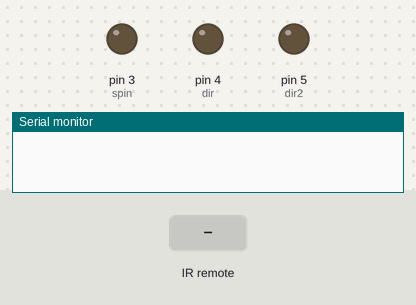
This sketch was run on a simulated Arduino Uno, built with avr-gcc and run on an emulated ATmega328P. On the bench: output pins drawn as LEDs (lit = HIGH), the last lines printed to the serial monitor. The test bench sets the inputs (shaded band).

Above: at 1.2 s.
1.3 s: infrared code 0xFFA25D received
At 3.5 s:
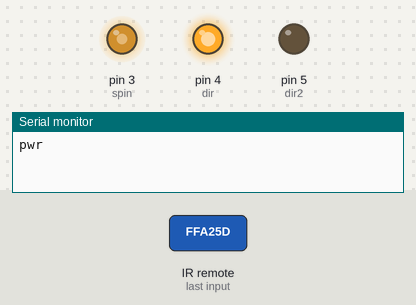
3.8 s: infrared code 0xFFE01F received
At 5.5 s:
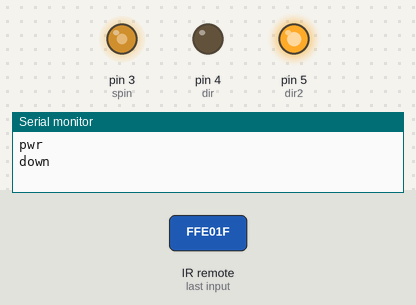
6.3 s: infrared code 0xFFE21D received
At 8.6 s:
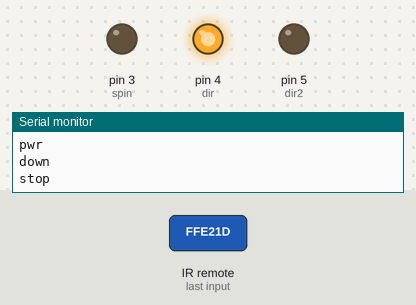
Timing chart, 0 to 10.1 s (numbered marks = the images above; inputs shaded):
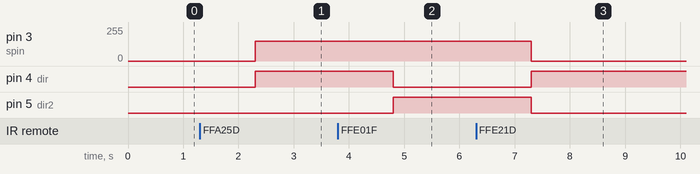

Measured:
- after the input at 1.3 s, pin 3 (spin): 0/255 → 150/255 after 1.0 s; pin 4 (dir): LOW → HIGH after 1.0 s
- after the input at 3.8 s, pin 4 (dir): HIGH → LOW after 1.0 s; pin 5 (dir2): LOW → HIGH after 1.0 s
- after the input at 6.3 s, pin 3 (spin): 150/255 → 0/255 after 1.0 s; pin 4 (dir): LOW → HIGH after 1.0 s; pin 5 (dir2): HIGH → LOW after 1.0 s

The sketch:

IRremote.ino
```cpp
#include <IRremote.h>
int irpin=11;
IRrecv IR(irpin);
decode_results cmd;
String mycom;
int spin=3;
int dir=4;
int dir2=5;
int mspeed=150;
void setup() {
  // put your setup code here, to run once:
Serial.begin(9600);
IR.enableIRIn();
pinMode(spin,OUTPUT);
pinMode(dir,OUTPUT);
pinMode(dir2,OUTPUT);
}

void loop() {
  // put your main code here, to run repeatedly:
while (IR.decode(&cmd)==0){
}
delay(1000);
IR.resume();

if (cmd.value==0xFFA25D){
  mycom="pwr";
  Serial.println(mycom);
  digitalWrite(dir,HIGH);
digitalWrite(dir2,LOW);
analogWrite(spin,mspeed);
}
if (cmd.value==0xFFE01F){
  mycom="down";
  Serial.println(mycom);
  digitalWrite(dir,LOW);
  digitalWrite(dir2,HIGH);
  analogWrite(spin,mspeed);
}
if (cmd.value==0xFF906F){
  mycom="up";
  Serial.println(mycom);
   digitalWrite(dir,HIGH);
digitalWrite(dir2,LOW);
analogWrite(spin,mspeed);
}
if (cmd.value==0xFFE21D){
  mycom="stop";
  Serial.println(mycom);
  digitalWrite(dir,HIGH);
digitalWrite(dir2,LOW);
analogWrite(spin,0);
}

}
```
